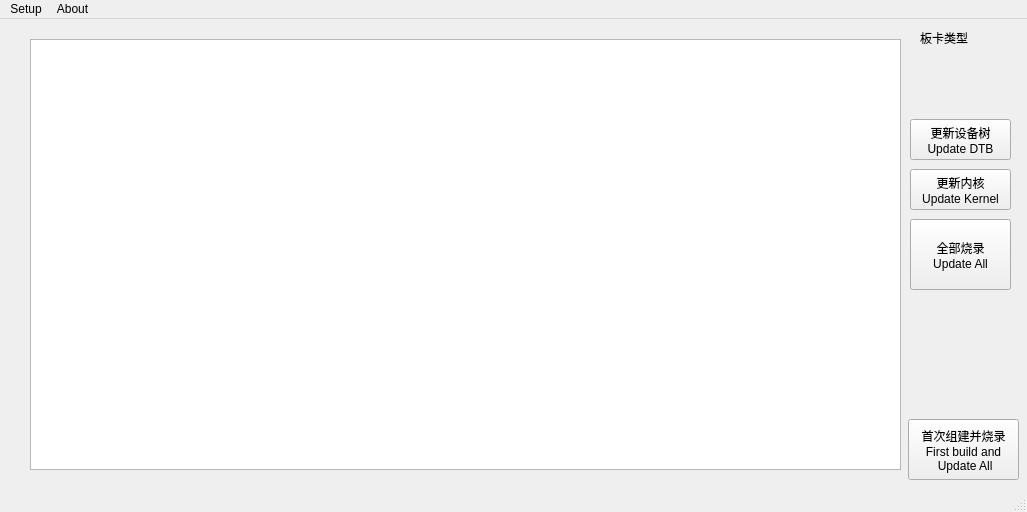
<?xml version="1.0" encoding="UTF-8"?>
<ui version="4.0">
 <class>MainWindow</class>
 <widget class="QMainWindow" name="MainWindow">
  <property name="geometry">
   <rect>
    <x>0</x>
    <y>0</y>
    <width>1027</width>
    <height>512</height>
   </rect>
  </property>
  <property name="windowTitle">
   <string>MainWindow</string>
  </property>
  <widget class="QWidget" name="centralWidget">
   <widget class="QTextEdit" name="textEdit">
    <property name="geometry">
     <rect>
      <x>30</x>
      <y>20</y>
      <width>871</width>
      <height>431</height>
     </rect>
    </property>
    <property name="readOnly">
     <bool>true</bool>
    </property>
   </widget>
   <widget class="QPushButton" name="pushButton">
    <property name="geometry">
     <rect>
      <x>910</x>
      <y>100</y>
      <width>101</width>
      <height>41</height>
     </rect>
    </property>
    <property name="text">
     <string>更新设备树
Update DTB</string>
    </property>
   </widget>
   <widget class="QPushButton" name="pushButton_3">
    <property name="enabled">
     <bool>true</bool>
    </property>
    <property name="geometry">
     <rect>
      <x>910</x>
      <y>150</y>
      <width>101</width>
      <height>41</height>
     </rect>
    </property>
    <property name="text">
     <string>更新内核
Update Kernel</string>
    </property>
   </widget>
   <widget class="QPushButton" name="pushButton_2">
    <property name="geometry">
     <rect>
      <x>908</x>
      <y>400</y>
      <width>111</width>
      <height>61</height>
     </rect>
    </property>
    <property name="text">
     <string>首次组建并烧录
First build and
 Update All</string>
    </property>
   </widget>
   <widget class="QPushButton" name="pushButton_4">
    <property name="geometry">
     <rect>
      <x>910</x>
      <y>200</y>
      <width>101</width>
      <height>71</height>
     </rect>
    </property>
    <property name="text">
     <string>全部烧录
Update All</string>
    </property>
   </widget>
   <widget class="QLabel" name="label_board">
    <property name="geometry">
     <rect>
      <x>920</x>
      <y>40</y>
      <width>91</width>
      <height>41</height>
     </rect>
    </property>
    <property name="font">
     <font>
      <family>Ubuntu</family>
      <pointsize>15</pointsize>
      <weight>7</weight>
      <italic>true</italic>
      <bold>false</bold>
     </font>
    </property>
    <property name="focusPolicy">
     <enum>Qt::NoFocus</enum>
    </property>
    <property name="layoutDirection">
     <enum>Qt::LeftToRight</enum>
    </property>
    <property name="styleSheet">
     <string notr="true">font: 57 italic 15pt &quot;Ubuntu&quot;;
color: rgb(239, 41, 41);</string>
    </property>
    <property name="text">
     <string/>
    </property>
   </widget>
   <widget class="QLabel" name="label">
    <property name="geometry">
     <rect>
      <x>920</x>
      <y>10</y>
      <width>67</width>
      <height>17</height>
     </rect>
    </property>
    <property name="text">
     <string>板卡类型</string>
    </property>
   </widget>
  </widget>
  <widget class="QMenuBar" name="menuBar">
   <property name="geometry">
    <rect>
     <x>0</x>
     <y>0</y>
     <width>1027</width>
     <height>28</height>
    </rect>
   </property>
   <widget class="QMenu" name="menuAbout">
    <property name="title">
     <string>About</string>
    </property>
    <addaction name="actionInformation"/>
   </widget>
   <widget class="QMenu" name="menuSetup">
    <property name="title">
     <string>Setup</string>
    </property>
    <widget class="QMenu" name="menuBoard">
     <property name="enabled">
      <bool>true</bool>
     </property>
     <property name="tearOffEnabled">
      <bool>false</bool>
     </property>
     <property name="title">
      <string>Board</string>
     </property>
     <addaction name="actionJetson_nano_B01_EMMC"/>
     <addaction name="actionJetson_nano_B01_Sdcard"/>
     <addaction name="actionJetson_nx_EMMC"/>
     <addaction name="actionJetson_nx_Sdcard"/>
     <addaction name="actionJetson_tx2_nx"/>
     <addaction name="separator"/>
    </widget>
    <addaction name="menuBoard"/>
    <addaction name="actionIMG_Load"/>
   </widget>
   <addaction name="menuSetup"/>
   <addaction name="menuAbout"/>
  </widget>
  <widget class="QStatusBar" name="statusBar"/>
  <action name="actionInformation">
   <property name="text">
    <string>Information</string>
   </property>
  </action>
  <action name="actionJetson_nano_B01_EMMC">
   <property name="checkable">
    <bool>true</bool>
   </property>
   <property name="checked">
    <bool>true</bool>
   </property>
   <property name="text">
    <string>Jetson nano B01 EMMC</string>
   </property>
  </action>
  <action name="actionJetson_nano_B01_Sdcard">
   <property name="checkable">
    <bool>true</bool>
   </property>
   <property name="text">
    <string>Jetson nano B01 Sdcard</string>
   </property>
  </action>
  <action name="actionJetson_nx_EMMC">
   <property name="checkable">
    <bool>true</bool>
   </property>
   <property name="text">
    <string>Jetson nx EMMC</string>
   </property>
  </action>
  <action name="actionJetson_nx_Sdcard">
   <property name="checkable">
    <bool>true</bool>
   </property>
   <property name="checked">
    <bool>false</bool>
   </property>
   <property name="text">
    <string>Jetson nx Sdcard</string>
   </property>
  </action>
  <action name="actionIMG_Load">
   <property name="text">
    <string>IMG Load</string>
   </property>
  </action>
  <action name="actionJetson_tx2_nx">
   <property name="checkable">
    <bool>true</bool>
   </property>
   <property name="text">
    <string>Jetson tx2 nx</string>
   </property>
  </action>
 </widget>
 <layoutdefault spacing="6" margin="11"/>
 <resources/>
 <connections/>
</ui>
